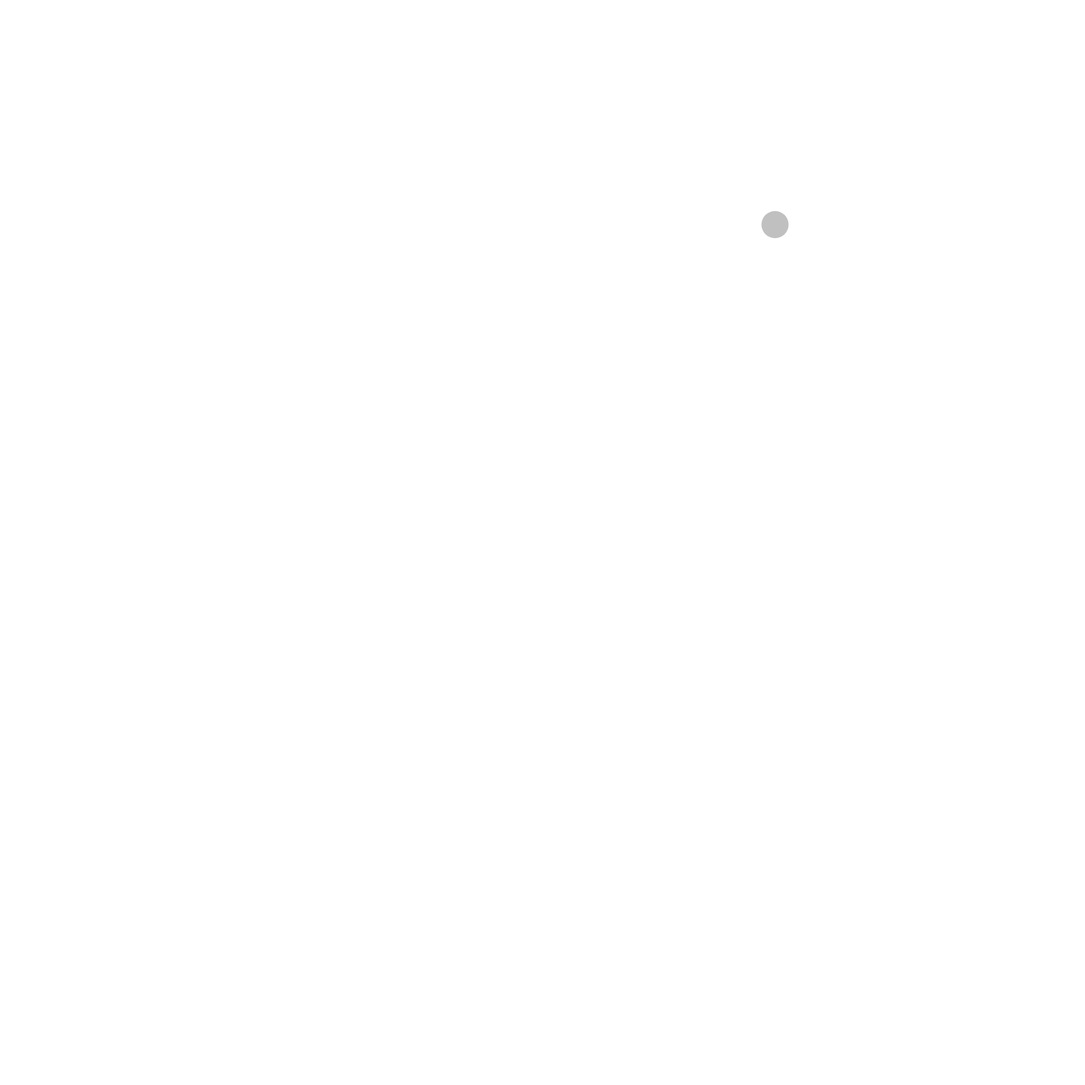
Frame 1 (no input)
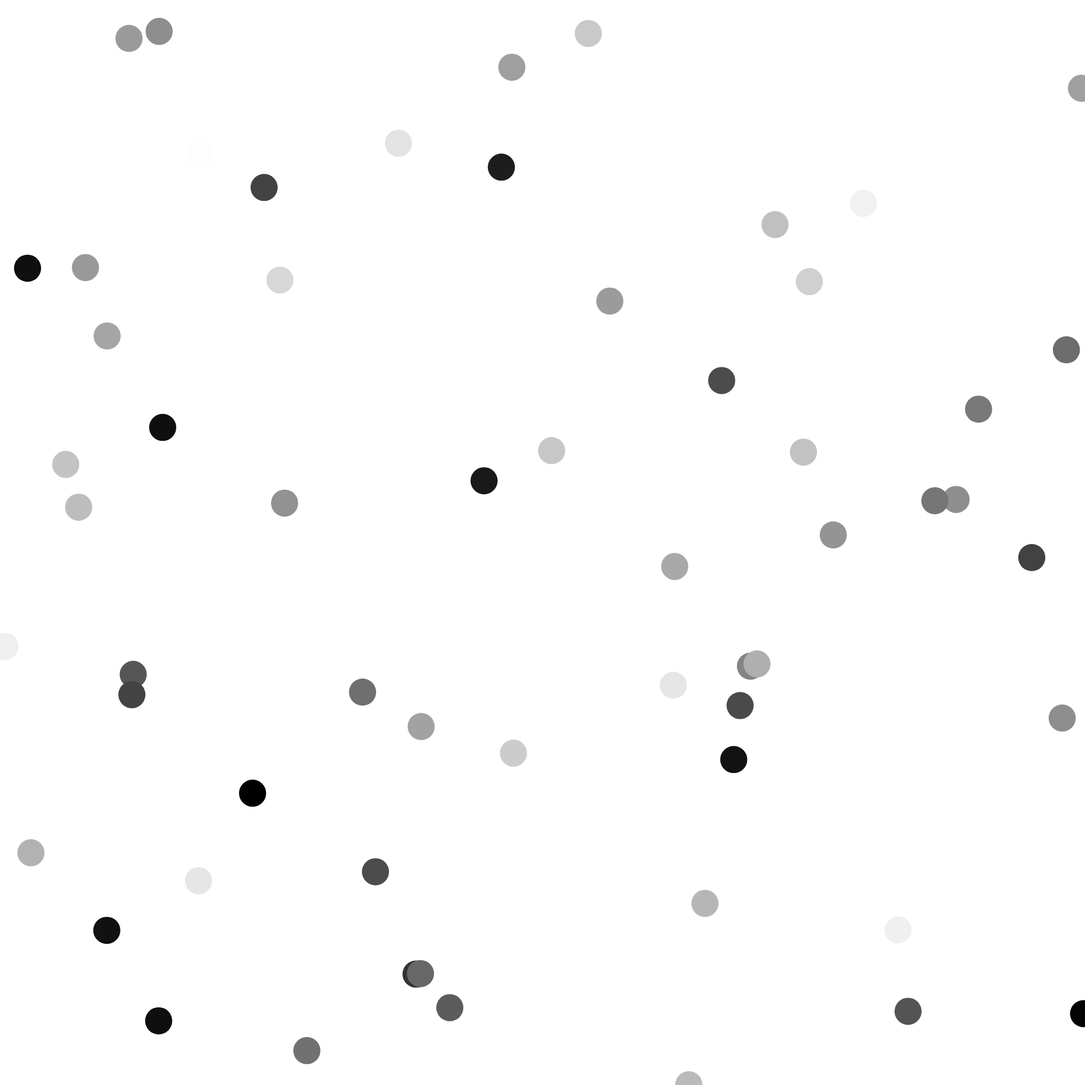
Frame 60 (no input)
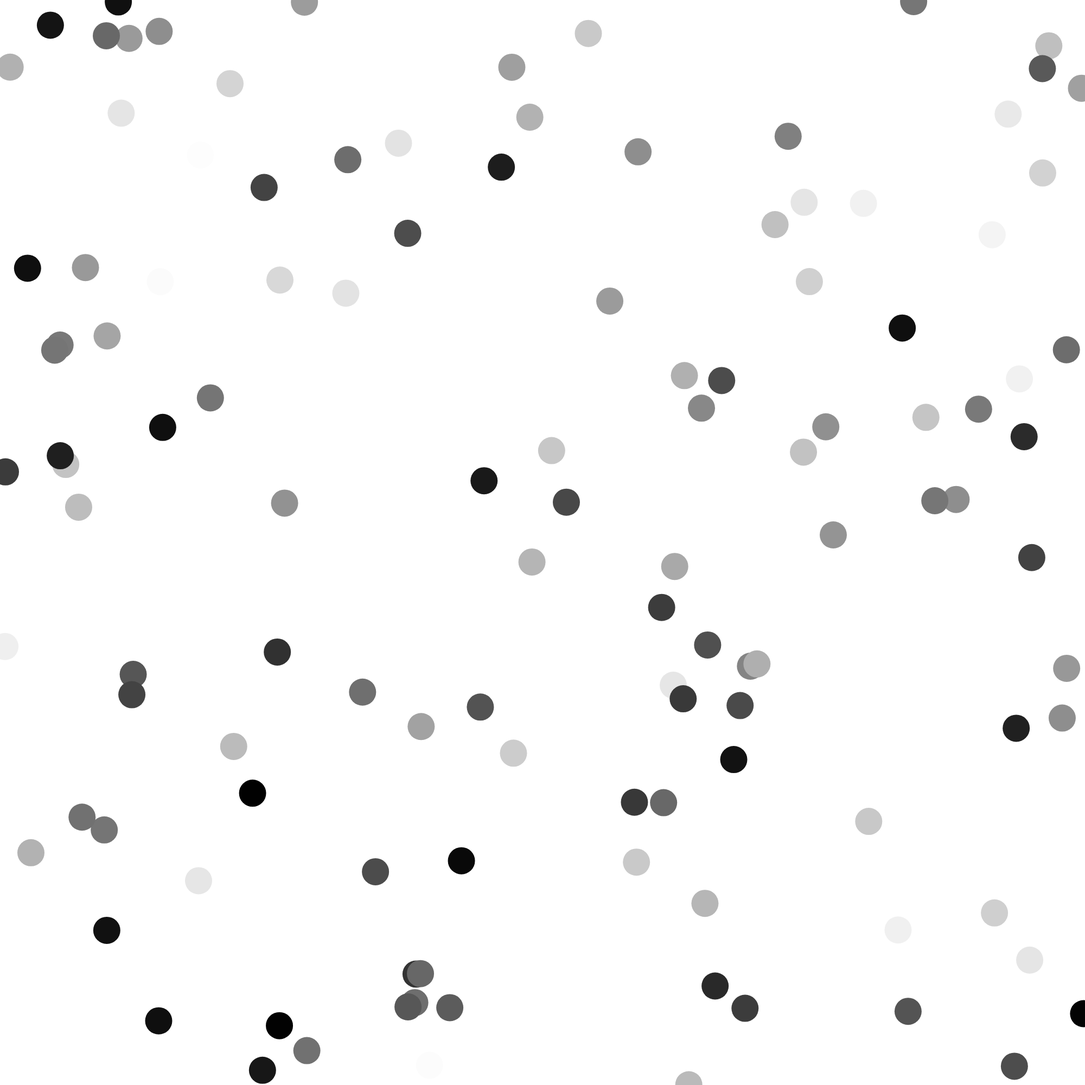
Frame 120 (the mouse pressed at the canvas centre since frame 60)

The p5.js sketch that drew these frames (run headless with seeded random() and noise() and a simulated clock; from frame 60 on, the mouse is pressed at the canvas centre):

// p5.js sketch
// ── sketch.js
let circleX;
let circleY;

function setup() {
  createCanvas(2000, 2000);
  // background(0);
  noStroke();
}

function draw(){
  // reassign the elliipse's x position to be a random position
  circleX = random(0, width);

  // reassign the elliipse's y position to be a random position
  circleY = random(0, height);

  // set the fill to be a random value between white and black
  fill(random(0, 256));

  // create an ellipse with defined variables passed in
  ellipse(circleX, circleY, 50, 50);
}
